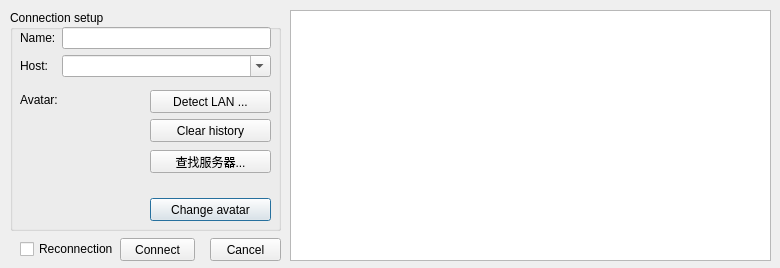
<?xml version="1.0" encoding="UTF-8"?>
<ui version="4.0">
 <class>ConnectionDialog</class>
 <widget class="QDialog" name="ConnectionDialog">
  <property name="windowModality">
   <enum>Qt::WindowModal</enum>
  </property>
  <property name="geometry">
   <rect>
    <x>0</x>
    <y>0</y>
    <width>780</width>
    <height>268</height>
   </rect>
  </property>
  <property name="windowTitle">
   <string>Connection setup</string>
  </property>
  <widget class="QGroupBox" name="groupBox">
   <property name="geometry">
    <rect>
     <x>10</x>
     <y>10</y>
     <width>271</width>
     <height>221</height>
    </rect>
   </property>
   <property name="title">
    <string>Connection setup</string>
   </property>
   <widget class="QLabel" name="avatarLabel">
    <property name="geometry">
     <rect>
      <x>10</x>
      <y>82</y>
      <width>42</width>
      <height>16</height>
     </rect>
    </property>
    <property name="text">
     <string>Avatar:</string>
    </property>
   </widget>
   <widget class="QLabel" name="avatarPixmap">
    <property name="geometry">
     <rect>
      <x>20</x>
      <y>108</y>
      <width>100</width>
      <height>100</height>
     </rect>
    </property>
    <property name="minimumSize">
     <size>
      <width>100</width>
      <height>100</height>
     </size>
    </property>
    <property name="text">
     <string/>
    </property>
    <property name="scaledContents">
     <bool>true</bool>
    </property>
   </widget>
   <widget class="QPushButton" name="changeAvatarButton">
    <property name="geometry">
     <rect>
      <x>140</x>
      <y>188</y>
      <width>121</width>
      <height>23</height>
     </rect>
    </property>
    <property name="text">
     <string>Change avatar</string>
    </property>
   </widget>
   <widget class="QPushButton" name="detectLANButton">
    <property name="geometry">
     <rect>
      <x>140</x>
      <y>80</y>
      <width>121</width>
      <height>23</height>
     </rect>
    </property>
    <property name="text">
     <string>Detect LAN ...</string>
    </property>
   </widget>
   <widget class="QPushButton" name="clearHistoryButton">
    <property name="geometry">
     <rect>
      <x>140</x>
      <y>109</y>
      <width>121</width>
      <height>23</height>
     </rect>
    </property>
    <property name="text">
     <string>Clear history</string>
    </property>
   </widget>
   <widget class="QWidget" name="layoutWidget">
    <property name="geometry">
     <rect>
      <x>10</x>
      <y>17</y>
      <width>251</width>
      <height>51</height>
     </rect>
    </property>
    <layout class="QFormLayout" name="formLayout">
     <item row="0" column="0">
      <widget class="QLabel" name="nameLabel">
       <property name="text">
        <string>Name:</string>
       </property>
       <property name="buddy">
        <cstring>nameLineEdit</cstring>
       </property>
      </widget>
     </item>
     <item row="0" column="1">
      <widget class="QLineEdit" name="nameLineEdit"/>
     </item>
     <item row="1" column="0">
      <widget class="QLabel" name="hostLabel">
       <property name="text">
        <string>Host:</string>
       </property>
      </widget>
     </item>
     <item row="1" column="1">
      <widget class="QComboBox" name="hostComboBox">
       <property name="editable">
        <bool>true</bool>
       </property>
      </widget>
     </item>
    </layout>
   </widget>
   <widget class="QPushButton" name="pushButtonFindServer">
    <property name="geometry">
     <rect>
      <x>140</x>
      <y>140</y>
      <width>121</width>
      <height>23</height>
     </rect>
    </property>
    <property name="text">
     <string>查找服务器...</string>
    </property>
   </widget>
  </widget>
  <widget class="QListWidget" name="avatarList">
   <property name="geometry">
    <rect>
     <x>290</x>
     <y>10</y>
     <width>481</width>
     <height>251</height>
    </rect>
   </property>
   <property name="iconSize">
    <size>
     <width>80</width>
     <height>80</height>
    </size>
   </property>
   <property name="movement">
    <enum>QListView::Static</enum>
   </property>
   <property name="viewMode">
    <enum>QListView::IconMode</enum>
   </property>
  </widget>
  <widget class="QPushButton" name="cancelButton">
   <property name="geometry">
    <rect>
     <x>210</x>
     <y>238</y>
     <width>71</width>
     <height>23</height>
    </rect>
   </property>
   <property name="text">
    <string>Cancel</string>
   </property>
  </widget>
  <widget class="QPushButton" name="connectButton">
   <property name="geometry">
    <rect>
     <x>120</x>
     <y>238</y>
     <width>75</width>
     <height>23</height>
    </rect>
   </property>
   <property name="text">
    <string>Connect</string>
   </property>
  </widget>
  <widget class="QCheckBox" name="reconnectionCheckBox">
   <property name="geometry">
    <rect>
     <x>20</x>
     <y>241</y>
     <width>95</width>
     <height>16</height>
    </rect>
   </property>
   <property name="text">
    <string>Reconnection</string>
   </property>
  </widget>
 </widget>
 <tabstops>
  <tabstop>avatarList</tabstop>
 </tabstops>
 <resources/>
 <connections>
  <connection>
   <sender>cancelButton</sender>
   <signal>clicked()</signal>
   <receiver>ConnectionDialog</receiver>
   <slot>reject()</slot>
   <hints>
    <hint type="sourcelabel">
     <x>188</x>
     <y>273</y>
    </hint>
    <hint type="destinationlabel">
     <x>241</x>
     <y>158</y>
    </hint>
   </hints>
  </connection>
 </connections>
</ui>
